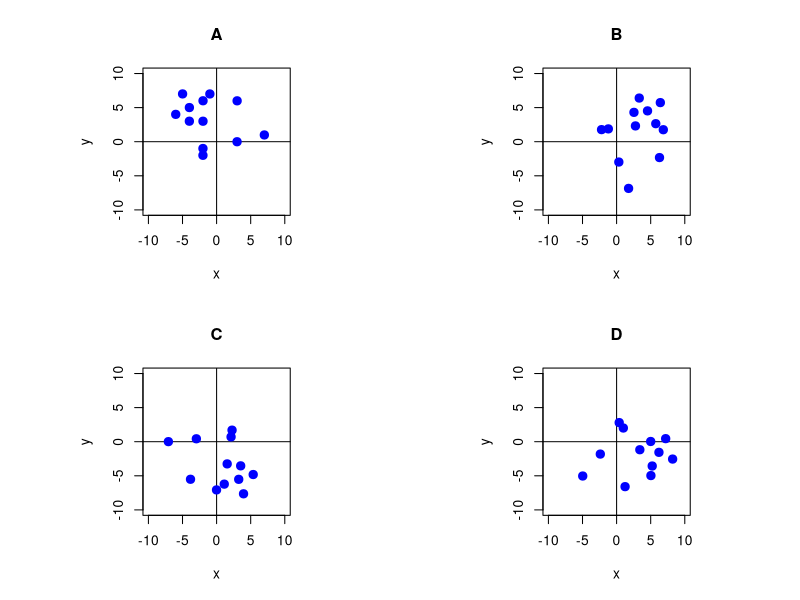
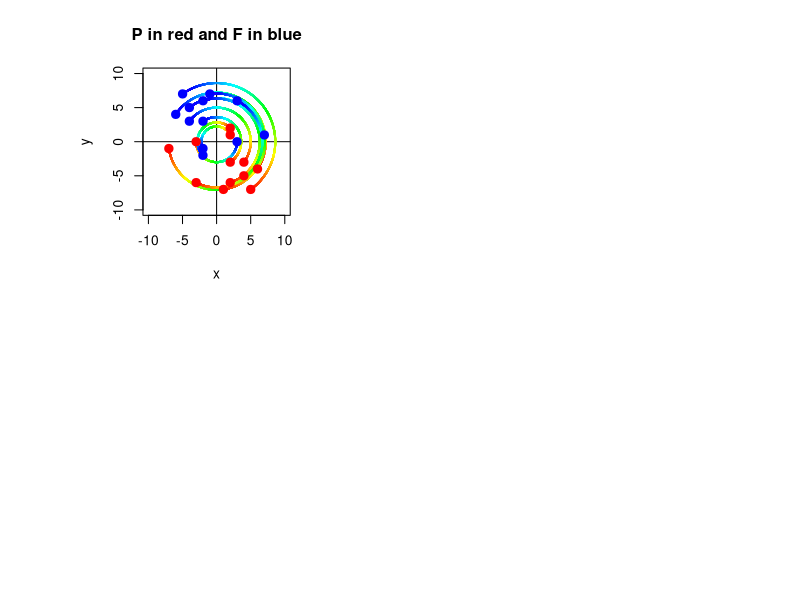

These charts were generated, in order, by the following R code:
## ---- chunk 1
matpr = function(A){
  pra = "\\begin{bmatrix}\n"
  for(i in 1:dim(A)[1]){
    pra = paste0(pra,paste0(A[i,],collapse=" & "))
    if(i<dim(A)[1]){pra = paste0(pra,"\\\\\n")} else {pra = paste0(pra,"\n")}
  }
  pra = paste0(pra,"\\end{bmatrix}")
  return(pra)
}
matcc = function(A){
  s = "[["
  for(i in 1:(dim(A)[1])){
    s2 = paste0(A[i,],collapse=",")
    s = paste0(s,s2,collapse="")
    if(i<dim(A)[1]){
      s = paste0(s,"],[",collapse="")
    }
  }
  s = paste0(s,"]]",collapse="")
  return(s)
}

while(T){
  n = sample(8:12,1)
  points = matrix(sample(-7:7,n*2,T),2)
  ps = character()
  for(i in 1:n){
    ps = c(ps,paste0(points[1:2,i]))
  }
  theta = round(runif(4,0.1,2*pi-0.1),2)
  R = matrix(c(cos(theta),-sin(theta),sin(theta),cos(theta)),nrow=2,byrow = T)
  if(min(diff(sort(theta)))>0.4 && length(unique(ps))==n){break}
}
whth = sample(1:4,1)
th = theta[whth]
P = points

sol = paste0(1*(1:4==whth),collapse="")

## ---- chunk 2
par(mfrow=c(2,2),pty="s")
for(i in 1:4){
  tht = theta[i]
  R = matrix(c(cos(tht),-sin(tht),sin(tht),cos(tht)),2,byrow = T)
  tm = R%*%P
  plot(0,0,type="n",axes=T,ann=T,main=c("A","B","C","D")[i],
       xlim=c(-10,10),ylim=c(-10,10),xlab="x",ylab="y")
  abline(h=0)
  abline(v=0)
  points(tm[1,],tm[2,],pch=20,cex=2,col="blue")
}

## ---- chunk 3
par(pty="s")
tht = theta[i]
R = matrix(c(cos(th),-sin(th),sin(th),cos(th)),2,byrow = T)
tm = R%*%P
plot(0,0,type="n",axes=T,ann=T,main="P in red and F in blue",
   xlim=c(-10,10),ylim=c(-10,10),xlab="x",ylab="y")
abline(h=0)
abline(v=0)
for(i in 1:dim(P)[2]){
    px = P[1,i]
    py = P[2,i]
    ths = seq(0,th,pi/3600)
    nn = length(ths)
    hues = seq(0,0.7,length.out=nn)
    points(px*cos(ths)-py*sin(ths),px*sin(ths)+py*cos(ths),col=hsv(hues,1,1),pch=19,cex=0.05)
}
    
    
points(P[1,],P[2,],pch=20,cex=2,col="red")
points(tm[1,],tm[2,],pch=20,cex=2,col="blue")
